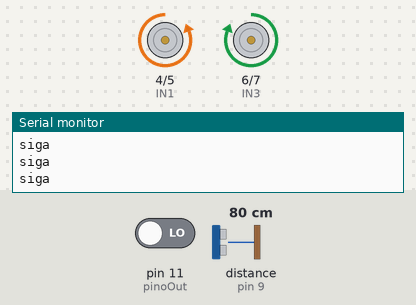
Recording of a sketch running on a simulated Arduino Uno, built with avr-gcc and run on an emulated ATmega328P. Shown: motor-driver pin pairs drawn as motors (green arrow = first pin HIGH = forward, orange = second pin HIGH = backward, longer = more drive), the last lines printed to the serial monitor. Wiring (inferred from the names in the program): ultrasonic range finder: trigger pin 8; echo pin 9. The test bench sets the inputs (shaded band); at power-on: distance to the obstacle (sensor on pin 9) 80 cm, pin 11 (pinoOut) LOW. The echo pulse lasts 58.3 µs per cm.

Above: at 1.2 s.
1.3 s: distance to the obstacle (sensor on pin 9) set to 17 cm
2.8 s: distance to the obstacle (sensor on pin 9) set to 12 cm
At 4.4 s:
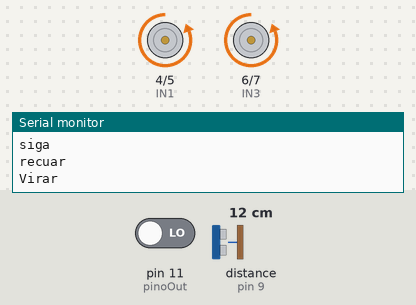
Timing chart, 0 to 11.8 s (numbered marks = the images above; inputs shaded):
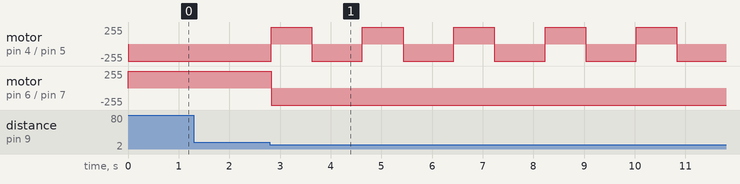

The sketch:

robot.ino
```cpp
#include <Servo.h>
#include <Ultrasonic.h>

#define pino_trigger 8 //verde
#define pino_echo 9 //amarelo

const int pinoOut = 11; //PINO DIGITAL UTILIZADO PELO MÓDULO

Ultrasonic ultrasonic(pino_trigger, pino_echo);
int IN1 = 4;
int IN2 = 5;
int IN3 = 6;
int IN4 = 7;

void verpare()
{
  float cmMsec, inMsec;
  long microsec = ultrasonic.timing();
  Serial.println ("recuar"); //IMPRIME O TEXTO NO MONITOR SERIAL
 digitalWrite(IN1, HIGH);
   digitalWrite(IN2, LOW);
   digitalWrite(IN3, LOW);
   digitalWrite(IN4, HIGH);
  delay(800);
  Serial.println ("Virar");
   digitalWrite(IN1, LOW);
   digitalWrite(IN2, HIGH);
   digitalWrite(IN3, LOW);
   digitalWrite(IN4, HIGH);
   delay(1000);

  cmMsec = ultrasonic.convert(microsec, Ultrasonic::CM);

  if(digitalRead(pinoOut) == HIGH || cmMsec < 15){ //SE LEITURA DO PINO FOR IGUAL A HIGH (1) ou distância do obstáculo for menor que 15 cm
    verpare();
  }
  else
  { //SENÃO, FAZ
    Serial.println ("Siga"); //IMPRIME O TEXTO NO MONITOR SERIAL
  }


}

void setup()
{
  //Define os pinos como saida
 pinMode(IN1, OUTPUT);
 pinMode(IN2, OUTPUT);
 pinMode(IN3, OUTPUT);
 pinMode(IN4, OUTPUT);
 pinMode(pinoOut, INPUT); //DEFINE O PINO COMO ENTRADA
 Serial.begin (9600); //INICIALIZA A SERIAL
}

void loop()
{
 float cmMsec, conf;
 long microsec = ultrasonic.timing();
 cmMsec = ultrasonic.convert(microsec, Ultrasonic::CM);

 //delay(1000);
  if(digitalRead(pinoOut) == HIGH || cmMsec < 15){ //SE LEITURA DO PINO FOR IGUAL A LOW, FAZ
    digitalWrite(IN1, HIGH);
   digitalWrite(IN2, HIGH);
   digitalWrite(IN3, HIGH);
   digitalWrite(IN4, HIGH);
    verpare();
  }
  else{ //SENÃO, FAZ
    Serial.println ("siga"); //IMPRIME O TEXTO NO MONITOR SERIAL
    digitalWrite(IN1, LOW);
   digitalWrite(IN2, HIGH);
   digitalWrite(IN3, HIGH);
   digitalWrite(IN4, LOW);
   delay(50);
  }


 /*//Gira o Motor A no sentido horario
 digitalWrite(IN1, HIGH);
 digitalWrite(IN2, LOW);
 delay(2000);
 //Para o motor A
 digitalWrite(IN1, HIGH);
 digitalWrite(IN2, HIGH);
 delay(500);
 //Gira o Motor B no sentido horario
 digitalWrite(IN3, HIGH);
 digitalWrite(IN4, LOW);
 delay(2000);
 //Para o motor B
 digitalWrite(IN3, HIGH);
 digitalWrite(IN4, HIGH);
 delay(500);

 //Gira o Motor A no sentido anti-horario
 digitalWrite(IN1, LOW);
 digitalWrite(IN2, HIGH);
 delay(2000);
 //Para o motor A
 digitalWrite(IN1, HIGH);
 digitalWrite(IN2, HIGH);
 delay(500);
 //Gira o Motor B no sentido anti-horario
 digitalWrite(IN3, LOW);
 digitalWrite(IN4, HIGH);
 delay(2000);
 //Para o motor B
 digitalWrite(IN3, HIGH);
 digitalWrite(IN4, HIGH);
 delay(500)*/
}
```

Measured:
- the behaviour switches between 15 and 14 cm on distance to the obstacle (sensor on pin 9) (found by bisection; images 0 and 1)
- after the input at 2.8 s, motor on pin 4 (IN1) / pin 5 (IN2): alternates forward 255/255 for 0.80 s and backward 255/255 for 1.0 s, starting at once; motor on pin 6 (IN3) / pin 7 (IN4): forward 255/255 → backward 255/255 at once
